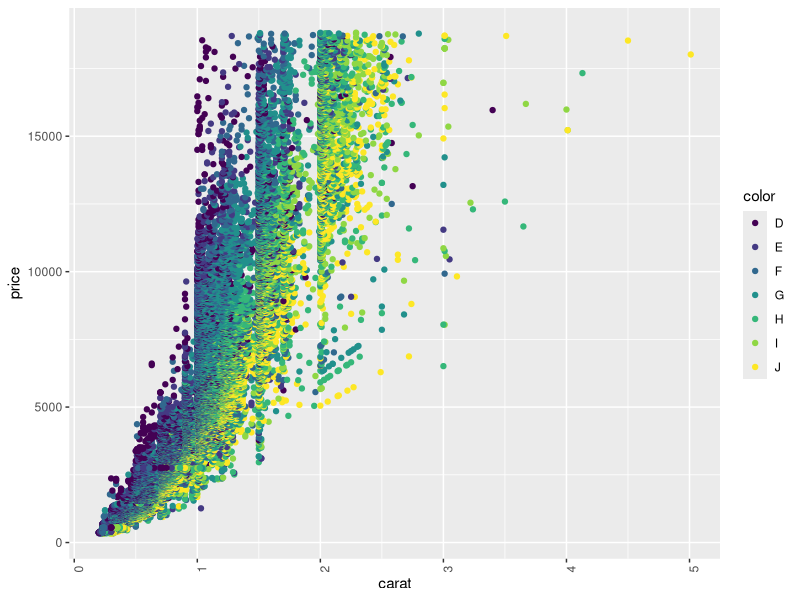

This chart was generated by the following R code:
## ---- chunk 1
library(tidyverse)

ggplot(diamonds, aes(x = carat, y = price, colour = color)) +
  geom_point() +
  theme(axis.text.x = element_text(angle = 90))
